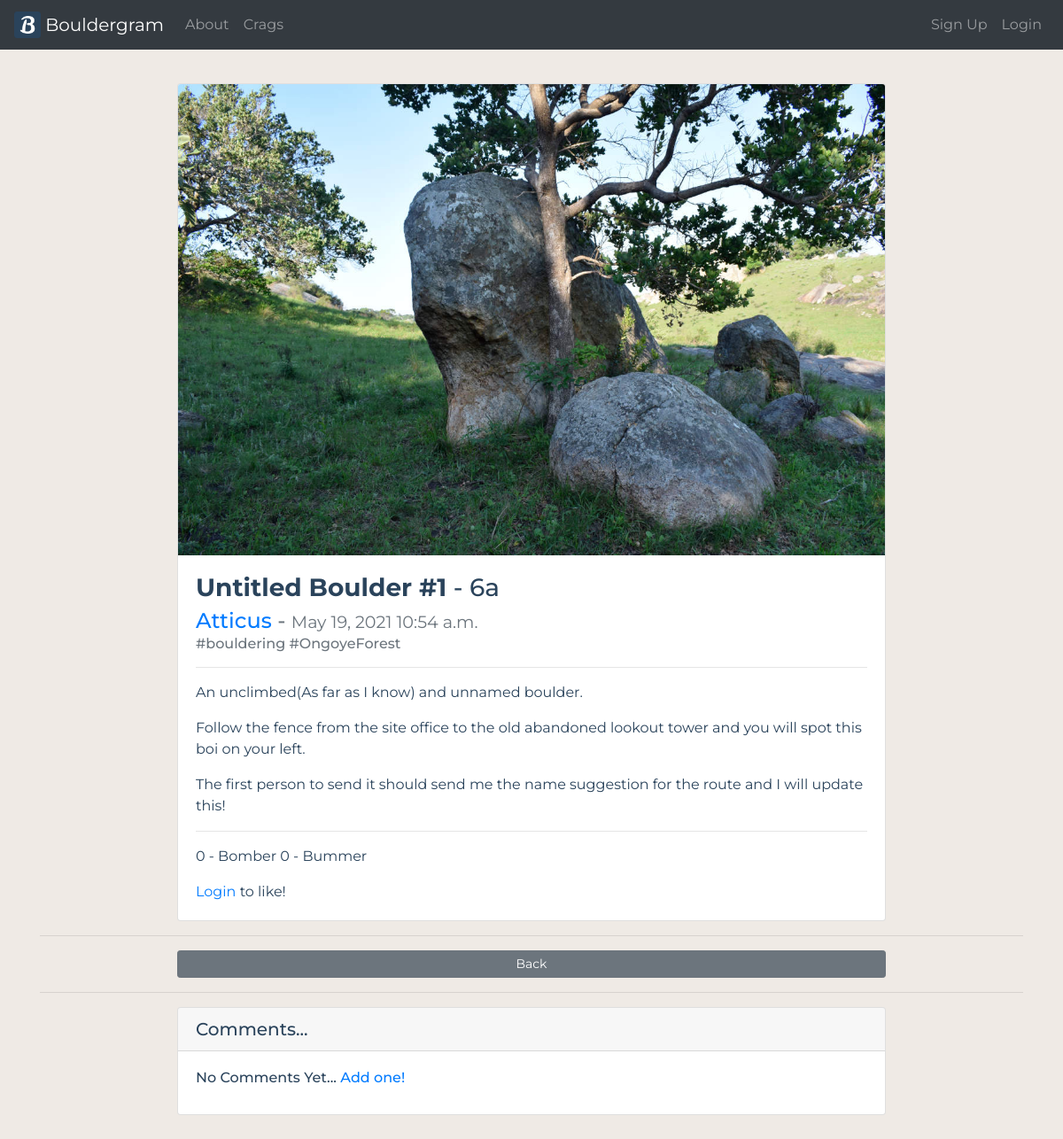
/post/42, run on the app's committed database.
### blog/models.py (models this page shows, shortened)
class Post(models.Model):
    title = models.CharField(max_length=255)
    post_image = models.ImageField(null=True, blank=True, upload_to='images/')
    title_tag = models.CharField(max_length=255 )
    author = models.ForeignKey(User, on_delete=models.CASCADE)
    body = RichTextField(blank=True, null=True)
    post_date = models.DateField(auto_now_add=True)
    post_time = models.TimeField(auto_now_add=True)
    country = models.CharField(max_length=255, default='uncategorised')
    likes = models.ManyToManyField(User, related_name='blog_post')
    dislikes = models.ManyToManyField(User, related_name='blog_dislike')
    grades = models.CharField(max_length=255, default='1')
    def total_likes(self):
        return self.likes.count()
    def total_dislikes(self):
        return self.dislikes.count()

### blog/views.py (the view)
# urls.py: path('post/<int:pk>', PostDetailView.as_view(), name='post-detail'),
class PostDetailView(DetailView):
    model = Post
    template_name = 'post_detail.html'
    def get_context_data(self, *args, **kwargs):
        context = super(PostDetailView, self).get_context_data(*args, **kwargs)
        like = get_object_or_404(Post, id=self.kwargs['pk'])
        total_likes = like.total_likes()
        liked = False
        if like.likes.filter(id=self.request.user.id).exists():
            liked = True
        dislike = get_object_or_404(Post, id=self.kwargs['pk'])
        total_dislikes = dislike.total_dislikes()
        disliked = False
        if dislike.dislikes.filter(id=self.request.user.id).exists():
            disliked = True
        context['total_likes'] = total_likes
        context['liked'] = liked
        context['total_dislikes'] = total_dislikes
        context['disliked'] = disliked
        return context

### blog/templates/post_detail.html (shortened to what this page needs)
{% extends 'base.html' %}
{% load static %}
{% block content %}
<div class="post-detail-page mx-auto">
    <div class="card mx-auto" style="width: 50rem;">
      {% if post.post_image %}
      <img src="{{ post.post_image.url }}" class="card-img-top" alt="...">
      {% endif %}
      <div class="card-body">
        <h3 class="card-title"><strong>{{ post.title }}</strong> - {{ post.grades }}
        </h3>
        <h4 class="card-subtitle mb-2 text-muted"><a href="{% url 'user_profile_page' post.author.userprofile.id %}">
        {{ post.author }}</a> - <small>{{ post.post_date }}
           {{ post.post_time }}</small></h4>
        <h6 class="card-subtitle mb-2 text-muted">{{ post.title_tag }}</h6> <hr>
        <p class="card-text">{{ post.body|safe }}</p>
        <hr>
        <p>{{ total_likes }} - Bomber
        {{ total_dislikes }} - Bummer</p>
        {% if user.is_authenticated %}
            {% if liked == False %}
            <span id='outer'>
            <form class='inner' action="{% url 'like_post' post.pk %}" method="POST">
              {% csrf_token %}
              <button type='submit' name='post_id' value='{{ post.id }}'
                class='btn btn-info btn-sm'><i class="fas fa-thumbs-up"></i> Bomber</button>
            </form>
            <form class='inner' action="{% url 'dislike_post' post.pk %}" method="POST">
              {% csrf_token %}
              <button type='submit' name='dislike_post_id' value='{{ post.id }}'
                class='btn btn-danger btn-sm'><i class="fas fa-thumbs-down"></i> Bummer</button>
            </form>
            </span>
            {% else %}
            <span id='outer'>
            <form class='inner' action="{% url 'like_post' post.pk %}" method="POST">
              {% csrf_token %}<button type='submit' name='post_id' value='{{ post.id }}'
                class='btn btn-info btn-sm'><i class="fas fa-thumbs-up"></i> Bomber</button>
            </form>
            <form class='inner' action="{% url 'dislike_post' post.pk %}" method="POST">
              {% csrf_token %}<button type='submit' name='dislike_post_id' value='{{ post.id }}'
                class='btn btn-danger btn-sm'><i class="fas fa-thumbs-down"></i> Bummer</button>
            </form>
            </span>
            {% endif %}
        {% else %}
          <a href="{% url 'login' %}">Login</a> to like!
        {% endif %}
        </div>
    </div>
    <hr>
    <span class="navbar-nav mx-auto" style="width: 50rem;">
    <a href="{% url 'home' %}" class="btn btn-secondary btn-sm backattack">Back</a> </span>
      <hr>
      <div class="card mx-auto" style="width: 50rem;">
        <h5 class="card-header">Comments...
          </h5>
        <div class="card-body">
          {% if not post.comments.all %}
          <h6 class="card-title">No Comments Yet... <a href="{% url 'create_comment' post.pk %}">Add one!</a></h6>
                {% endif %}
          </div>
      </div>
      <br><br>
</div>
{% endblock %}

### static/blog/CSS/master.css (style rules this page uses)
body { font-family: 'Montserrat', sans-serif; color: #2a435b; padding-top: 70px; background-color: #efeae5; border-top: 0px; margin:auto; }
.post-detail-page { margin: auto; }
.backattack { margin-right: ($spacer * .25) !important; }

### data on the page
Post: post_image (picture), title "Untitled Boulder #1", grades "6a", author "Atticus", post_date "May 19, 2021", post_time "10:54 a.m.", title_tag "#bouldering #OngoyeForest", body "An unclimbed(As far as I know) and unnamed boulder. Follow the fence from the site office to the old abandoned lookout tower and you will spot this boi on your left. The first person to send it should send me the name suggestion for the route and I will update this!"

### other printed values
{{ total_likes }} "0"
{{ total_dislikes }} "0"
